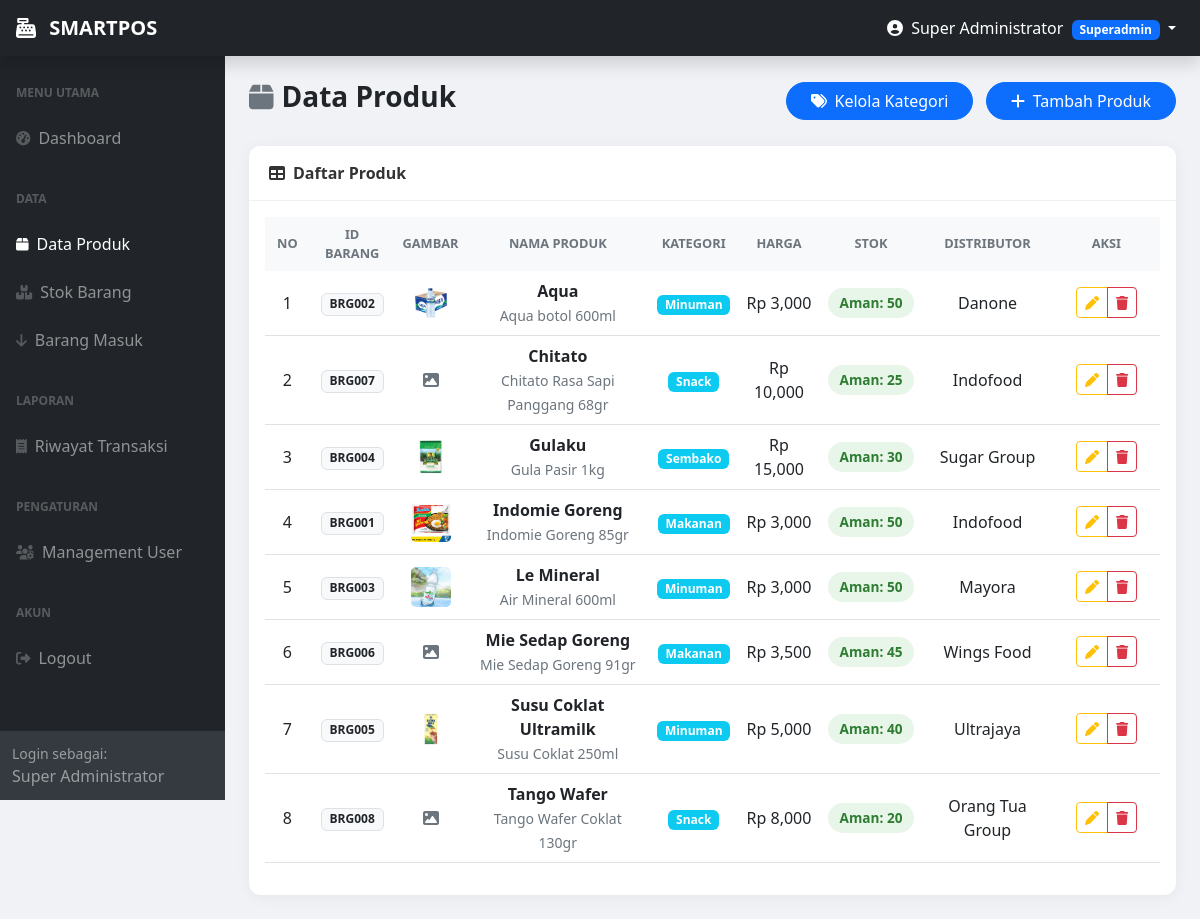
The page /produk.php (signed in) on the database its author committed.
### tables this page shows
CREATE TABLE `produk` (
  `idproduk` int(11) NOT NULL AUTO_INCREMENT,
  `id_kategori` int(11) DEFAULT NULL COMMENT 'FK ke tabel kategori',
  `namaproduk` varchar(100) NOT NULL COMMENT 'Nama produk',
  `distributor` varchar(100) DEFAULT NULL COMMENT 'Nama distributor/supplier',
  `deskripsi` varchar(255) DEFAULT NULL COMMENT 'Deskripsi singkat produk',
  `harga` int(11) NOT NULL DEFAULT 0 COMMENT 'Harga jual produk',
  `stok` int(11) NOT NULL DEFAULT 0 COMMENT 'Jumlah stok tersedia',
  `tgl_exp` date DEFAULT NULL COMMENT 'Tanggal expired produk',
  `gambar` varchar(100) DEFAULT NULL COMMENT 'Nama file gambar produk',
  PRIMARY KEY (`idproduk`),
  KEY `fk_produk_kategori` (`id_kategori`),
  CONSTRAINT `fk_produk_kategori` FOREIGN KEY (`id_kategori`) REFERENCES `kategori` (`id_kategori`) ON DELETE SET NULL ON UPDATE CASCADE
);

CREATE TABLE `kategori` (
  `id_kategori` int(11) NOT NULL AUTO_INCREMENT,
  `nama_kategori` varchar(50) NOT NULL COMMENT 'Nama kategori produk',
  PRIMARY KEY (`id_kategori`)
);

### config/koneksi.php (called while the page is built, shortened)
<?php
function formatIdBarang($id) {
    return 'BRG' . str_pad($id, 3, '0', STR_PAD_LEFT);
}
?>

### produk.php (the view, shortened to what this page needs)
<?php
include 'config/koneksi.php';
$data = mysqli_query($con, "
    SELECT p.*, k.nama_kategori
    FROM produk p
    LEFT JOIN kategori k ON p.id_kategori = k.id_kategori
    ORDER BY p.namaproduk ASC
");
include 'templates/header.php';
include 'templates/sidebar.php';
?>
<main class="container-fluid px-4 py-4">
    <div class="d-flex justify-content-between align-items-center mb-4">
        <h3 class="fw-bold text-dark">
            <i class="fas fa-box text-secondary me-2"></i>Data Produk
        </h3>
        <div>
            <button type="button" class="btn btn-primary rounded-pill px-4 me-2" data-bs-toggle="modal" data-bs-target="#modalKategori">
                <i class="fas fa-tags me-2"></i>Kelola Kategori
            </button>
            <a href="tambah_produk.php" class="btn btn-primary rounded-pill px-4">
                <i class="fas fa-plus me-2"></i>Tambah Produk
            </a>
        </div>
    </div>
    <div class="card card-clean">
        <div class="card-header-clean">
            <i class="fas fa-table me-2"></i>Daftar Produk
        </div>
        <div class="card-body">
            <div class="table-responsive">
            <table id="tabelProduk" class="table table-hover w-100">
                <thead>
                    <tr>
                        <th width="5%">No</th>
                        <th>ID Barang</th>
                        <th width="8%">Gambar</th>
                        <th>Nama Produk</th>
                        <th>Kategori</th>
                        <th>Harga</th>
                        <th>Stok</th>
                        <th>Distributor</th>
                        <th width="12%">Aksi</th>
                    </tr>
                </thead>
                <tbody>
                <?php
                $no = 1;
                while ($d = mysqli_fetch_array($data)) {
                    $gambar = $d['gambar'];
                    $img = "images/" . $gambar;
                ?>
                    <tr>
                        <td><?= $no++; ?></td>
                        <td><span class="badge bg-light text-dark border"><?= formatIdBarang($d['idproduk']); ?></span></td>
                        <td>
                            <?php if ($gambar && file_exists($img)): ?>
                                <img src="<?= $img; ?>" width="40" height="40" style="object-fit: cover; border-radius: 5px;">
                            <?php else: ?>
                                <i class="fas fa-image text-muted"></i>
                            <?php endif; ?>
                        </td>
                        <td>
                            <div class="fw-bold"><?= htmlspecialchars($d['namaproduk']); ?></div>
                            <small class="text-muted"><?= htmlspecialchars($d['deskripsi']); ?></small>
                        </td>
                        <td>
                            <span class="badge bg-info"><?= htmlspecialchars($d['nama_kategori'] ?? 'Tanpa Kategori'); ?></span>
                        </td>
                        <td>Rp <?= number_format($d['harga']); ?></td>
                        <td>
                            <?php if ($d['stok'] <= 5): ?>
                                <span class="badge badge-stock badge-low">Tipis: <?= $d['stok']; ?></span>
                            <?php elseif ($d['stok'] <= 10): ?>
                                <span class="badge badge-stock badge-warning-custom">Rendah: <?= $d['stok']; ?></span>
                            <?php else: ?>
                                <span class="badge badge-stock badge-safe">Aman: <?= $d['stok']; ?></span>
                            <?php endif; ?>
                        </td>
                        <td><?= htmlspecialchars($d['distributor'] ?? '-'); ?></td>
                        <td>
                            <div class="btn-group btn-group-sm">
                                <a href="edit_produk.php?id=<?= $d['idproduk']; ?>" class="btn btn-outline-warning">
                                    <i class="fas fa-pen"></i>
                                </a>
                                <a href="hapus_produk.php?id=<?= $d['idproduk']; ?>" class="btn btn-outline-danger"
                                   onclick="return confirm('Yakin hapus produk ini?')">
                                    <i class="fas fa-trash"></i>
                                </a>
                            </div>
                        </td>
                    </tr>
                <?php } ?>
                </tbody>
            </table>
            </div>
        </div>
    </div>
</main>
<?php include 'templates/footer.php'; ?>

### templates/header.php (style rules this page uses)
body { background-color: #f0f2f5; font-family: 'Segoe UI', Tahoma, Geneva, Verdana, sans-serif; }
.card-clean { background: #fff; border: none; border-radius: 12px; box-shadow: 0 2px 15px rgba(0,0,0,0.05); }
.card-header-clean { background: #fff; border-bottom: 1px solid #f0f0f0; padding: 15px 20px; font-weight: 700; color: #333; border-radius: 12px 12px 0 0; }
.table thead th { background-color: #f8f9fa; border-bottom: none; color: #6c757d; font-weight: 600; text-transform: uppercase; font-size: 0.8rem; text-align: center !important; vertical-align: middle !important; }
.table tbody td { text-align: center !important; vertical-align: middle !important; }
.badge-stock { padding: 8px 12px; border-radius: 50px; font-weight: 600; font-size: 0.85rem; }
.badge-safe { background-color: #e8f5e9; color: #2e7d32; }

### rows shown on the page
produk: idproduk "BRG002", gambar (picture), namaproduk "Aqua", deskripsi "Aqua botol 600ml", id_kategori.nama_kategori "Minuman", harga "3,000", stok "50", distributor "Danone"
produk: idproduk "BRG007", namaproduk "Chitato", deskripsi "Chitato Rasa Sapi Panggang 68gr", id_kategori.nama_kategori "Snack", harga "10,000", stok "25", distributor "Indofood"
produk: idproduk "BRG004", gambar (picture), namaproduk "Gulaku", deskripsi "Gula Pasir 1kg", id_kategori.nama_kategori "Sembako", harga "15,000", stok "30", distributor "Sugar Group"
produk: idproduk "BRG001", gambar (picture), namaproduk "Indomie Goreng", deskripsi "Indomie Goreng 85gr", id_kategori.nama_kategori "Makanan", harga "3,000", stok "50", distributor "Indofood"
produk: idproduk "BRG003", gambar (picture), namaproduk "Le Mineral", deskripsi "Air Mineral 600ml", id_kategori.nama_kategori "Minuman", harga "3,000", stok "50", distributor "Mayora"
produk: idproduk "BRG006", namaproduk "Mie Sedap Goreng", deskripsi "Mie Sedap Goreng 91gr", id_kategori.nama_kategori "Makanan", harga "3,500", stok "45", distributor "Wings Food"
produk: idproduk "BRG005", gambar (picture), namaproduk "Susu Coklat Ultramilk", deskripsi "Susu Coklat 250ml", id_kategori.nama_kategori "Minuman", harga "5,000", stok "40", distributor "Ultrajaya"
produk: idproduk "BRG008", namaproduk "Tango Wafer", deskripsi "Tango Wafer Coklat 130gr", id_kategori.nama_kategori "Snack", harga "8,000", stok "20", distributor "Orang Tua Group"

### other values the page prints
$_SESSION['nama_lengkap'] "Super Administrator"
$_SESSION['role'] "Superadmin"
